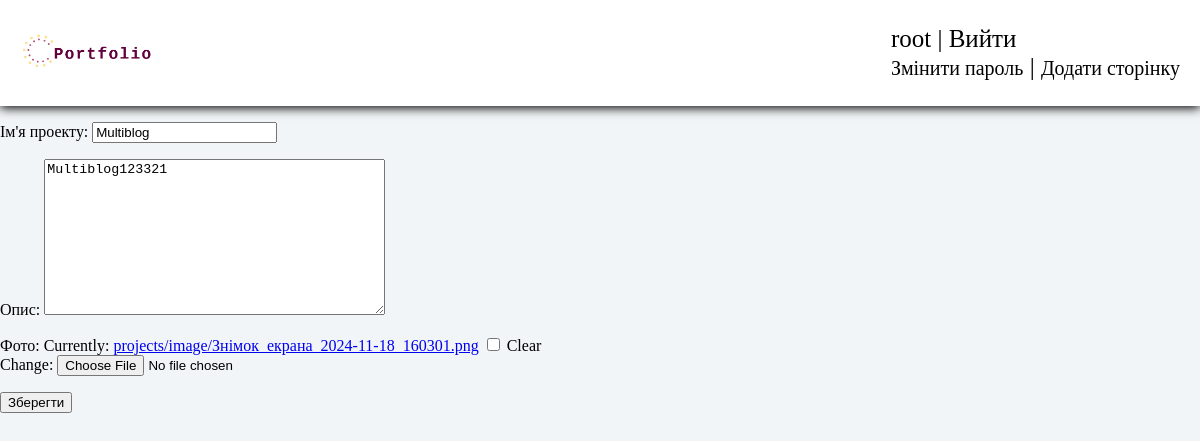
The app's page /changeproject/9/ (signed in), older data.
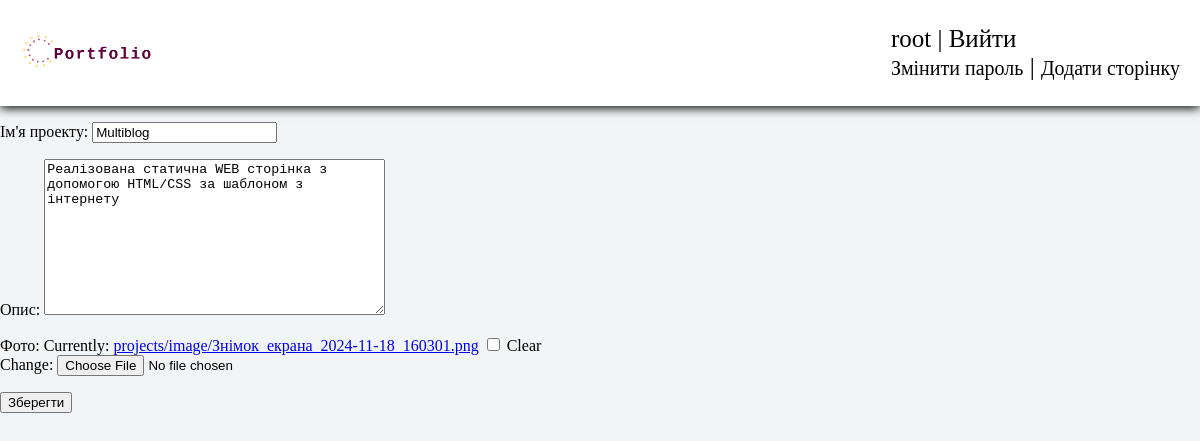
The same page, newer data.
### user/models.py (models this page shows)
class User(AbstractUser):
    username = models.CharField(max_length=150, unique=True)
    password = models.CharField(max_length=128)
    email = models.EmailField(max_length=255, unique=True)
    role = models.CharField(max_length=150)
    firstname = models.CharField(max_length=255, blank=True)
    lastname= models.CharField(max_length=255, blank=True)

### project/models.py (models this page shows, shortened)
class ModelForProjects(models.Model):
    title = models.CharField(max_length=155, verbose_name='Ім\'я проекту')
    description = models.TextField(verbose_name="Опис")
    image = models.ImageField(upload_to="projects/image", verbose_name="Фото", blank=True)
    url = models.URLField(max_length=255)

### project/views.py (the view)
# urls.py: path('changeproject/<int:pk>/', changeProject, name='changeProject'),
def changeProject(request, pk):
    if not request.user.is_authenticated:
            raise Http404
    if request.user.role != 'admin':
        raise Http404
    p = get_object_or_404(ModelForProjects, id=pk)
    if request.method == 'POST':
        form = ChangeProject(request.POST, instance=p)
        if(form.is_valid()):
            form.save()
            return redirect('project')
    else:
        form = ChangeProject(instance=p)
    returnUrl = "changeproject/" + str(pk) + "/"
    return render(request, 'control/control.html', {'form': form, 'post': p, 'addurl': 'addproject', 'returnUrl': returnUrl})

### project/static/project/forms.py
class ChangeProject(forms.ModelForm):
    class Meta:
        model = ModelForProjects
        fields = ['title', 'description', 'image']

### user/templates/control/control.html (shortened to what this page needs)
{% extends 'base/base.html' %}
{% load static %}
{% block content %}
<form method="post" enctype="multipart/form-data">
    {{ form.as_p }}
    <button type="submit">Зберегти</button>
</form>
{% endblock %}

### user/templates/base/base.html (shortened to what this page needs)
{% load static %}
<!DOCTYPE html>
<html lang="en">
<head>
    <link rel="stylesheet" href="{% static 'projects/css/index.css' %}">
</head>
<body>
{% block mainmenu %}
<div class="header_menu">
    <div>
        <a href="{% url 'about' %}">
              <img src="{% static 'projects/header/kbnr1.png' %}" alt="KBNR">
        </a>
    </div>
    <ul class="header_auth">
        {% if request.user.is_authenticated %}
            <span>{{user.username}}</span> | <a href="{% url 'logout' %}">Вийти</a><br>
            <a href="{% url 'change' %}" class="change">Змінити пароль</a>
            {% if user.role == 'admin' %}
                | <a href="{% url addurl %}" class="addpage">Додати сторінку</a>
            {% endif %}
        {% else %}
            <a href="{% url 'register' %}">Реєстрація</a> | <a href="{% url 'login' %}">Ввійти</a>
        {% endif %}
    </ul>
</div>
{% endblock mainmenu %}
{% block content %}
{% endblock %}
</body>
</html>

### user/static/projects/css/index.css (style rules this page uses)
body { padding: 0px; margin: 0px; background-color: #f2f5f7; }
.header_menu { display: flex; justify-content: space-between; background-color: white; padding: 0; align-items: center; box-shadow: 0 2px 10px 0 black; }
.header_auth { font-size: 25px; margin-right: 20px; }
.header_auth a, .header_auth span { text-decoration: none; color:black; }
.header_menu div { margin-left: 15px; }
.header_menu a img { height: 50px; }
.header_menu div { display: flex; flex-direction: row; align-items: center; }
.change, .addpage { font-size:20px; }

Row changes from the older to the newer data that the page shows:
changed ModelForProjects "Multiblog": description "Multiblog123321" → "Реалізована статична WEB сторінка з допомогою HTML/CSS за шаблоном з інтернету"
